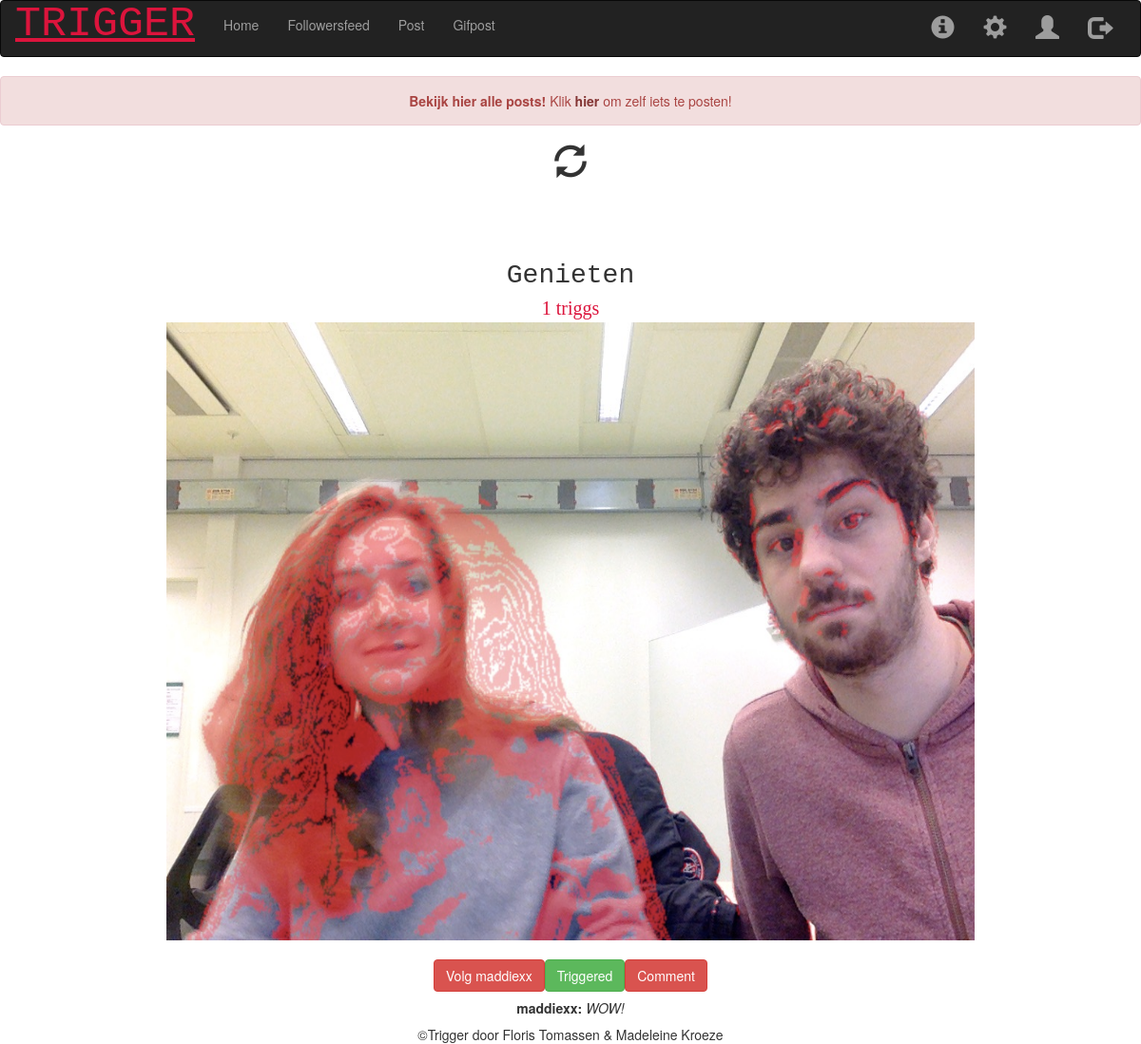
Screenshot of /profile (signed in) with the database file from the repository.
### tables this page shows
CREATE TABLE 'gallery' ('photo_id' INTEGER PRIMARY KEY AUTOINCREMENT NOT NULL,'photo_description' TEXT, 'photo_user_id' INTEGER, 'photo_date' DATETIME DEFAULT CURRENT_TIMESTAMP, 'photo_name'  TEXT NOT NULL  );

CREATE TABLE 'users' ('id' INTEGER PRIMARY KEY AUTOINCREMENT NOT NULL, 'hash' TEXT NOT NULL, 'username' TEXT NOT NULL DEFAULT 'UNIQUE');

CREATE TABLE 'comments' ('user_id' INTEGER, 'photo_id' INTEGER,'photo_comment' TEXT);

### application.py (the view)
@app.route("/profile", methods=['GET', 'POST'])
@helpers.login_required
def profile():
    if request.method == "GET":
        user = helpers.current_user()
        uploads = helpers.profile_feed(user)
        volgend = helpers.volgend()
        getrigged = helpers.getrigged()
        if not uploads:
            return helpers.apology("Geen foto's beschikbaar.")
        return render_template("profile.html", user=user, uploads=uploads, volgend=volgend, getrigged=getrigged)
    else:
        return render_template("profile.html")

### helpers.py (called while the page is built)
def login_required(f):
    @wraps(f)
    def decorated_function(*args, **kwargs):
        if session.get("user_id") is None:
            return redirect("/login")
        return f(*args, **kwargs)
    return decorated_function

def getrigged():
    getrigged = db.execute("SELECT photo_id FROM triggers WHERE user_id = :user_id", user_id=session["user_id"])
    triggs = []
    for trig in getrigged:
        triggs.append(trig['photo_id'])
    return triggs

def volgend():
    volgend = db.execute("SELECT follower_id FROM volgen WHERE user_id = :user_id", user_id=session["user_id"])
    volgers = []
    for volg in volgend:
        volgers.append(volg['follower_id'])
    return volgers

def current_user():
    userpage = db.execute("SELECT photo_user_id FROM gallery WHERE photo_user_id = :user_id", user_id=session["user_id"])
    user = []
    for us in userpage:
        user.append(us['photo_user_id'])
    return user

def profile_feed(user):
   uploads = db.execute("SELECT gallery.photo_id,photo_description, photo_date, photo_name, username, photo_user_id FROM gallery \
           JOIN users ON photo_user_id = users.id WHERE photo_user_id IN (:user) ORDER BY photo_date DESC;", user=user);
   for up in uploads:
       trigs = db.execute("SELECT COUNT(*) AS 'trigs' FROM triggers WHERE photo_id = :photo_id LIMIT 1;",
                          photo_id=up['photo_id'])
       up['trigs'] = trigs[0]['trigs']
       comments = db.execute("SELECT username, photo_comment FROM comments JOIN users ON users.id = comments.user_id \
                             WHERE photo_id = :photo_id LIMIT 10", photo_id=up['photo_id'])
       up['comments'] = comments
   return uploads

### templates/profile.html (shortened to what this page needs)
{% extends "layout.html" %}
{% block main %}
<body data-spy="scroll" data-target=".navbar" data-offset="50">
    <center><p>
        <div class="alert alert-danger">
        <strong>Bekijk hier alle posts!</strong> Klik <a href="{{ url_for('upload') }}" class="alert-link">hier </a> om zelf iets te posten!
        </div>
        </p>
    <FORM>
    <span style="font-size: 35px" class="glyphicon glyphicon-refresh " onClick="history.go(0)" ></span>
    </FORM>
    </center>
    <br></br>
    {% for photo in uploads %}
        <div>
             <center>
            <br><br>
            {% if photo.photo_name.replace("'" , "")[:5] == 'https'  %}
                <div class="img-text" style="font-size: 20px; font-family: cursive; color:crimson">{{ photo.trigs }} triggs </div>
                <img src="{{ url_for('getgif', gifje=photo.photo_name.split('/')[4])   }}" width="500" height="500">
            {% else %}
                <div style="font-size: 28px; font-family: monospace;">  {{photo.photo_description }} </div>
                <div class="img-text" style="font-size: 20px; font-family: cursive; color:crimson">{{ photo.trigs }} triggs </div>
                <img src = "static/img/{{ photo.photo_name }}" width="850" height="650">
            {% endif %}
            <br> </br>
            <div class="btn-group" style='display: inline-flex'>
                {% if photo.photo_user_id in volgend %}
                <form action = "{{ url_for('follow') }}" method = "post" onsubmit="return value">
                <button name="follow"  class = "btn btn-success btn-block"  value="{{ photo.photo_user_id }}">Volgend {{photo.username}}</button>
                </form>
                {% else %}
                <form action = "{{ url_for('follow') }}" method = "post" onsubmit="return value">
                <button name="follow"  class = "btn btn-danger btn-block"  value="{{ photo.photo_user_id }}">Volg {{photo.username}}</button>
                </form>
                {% endif %}
                {% if photo.photo_id in getrigged %}
                <form action = "{{ url_for('trigg') }}" method = "post" onsubmit="return value">
                <button name="trigg" class = "btn btn-success btn-block" value = "{{ photo.photo_id }}">Triggered</button>
                </form>
                {% else %}
                <form action = "{{ url_for('trigg') }}" method = "post" onsubmit="return value">
                <button name="trigg" class = "btn btn-danger btn-block" value = "{{ photo.photo_id }}">Trig</button>
                </form>
                {% endif %}
                <form action = "{{ url_for('comment', picid = photo["photo_id"]) }}" method = "post" onsubmit="return value">
                <button name="comment" class = "btn btn-danger btn-block" value = "{{ photo.photo_id }}">Comment</button>
                </form>
        <br>
        </div>
        </center>
        <center>
        {% for comment in photo.comments %}
                        <h5><b>{{ comment.username }}:</b> <i>{{ comment.photo_comment }}</p></h5>
                {% endfor %}
        {% endfor %}
        </center>
        <center>
        ©Trigger door Floris Tomassen & Madeleine Kroeze
        </center>
</body>
{% endblock %}

### static/styles.css (style rules this page uses)
main img { max-width: 100%; }

### rows the page displays
gallery: photo_description "Genieten", trigs "1", photo_name (picture), {{ photo.photo_user_id }} 13 (drawn), username "maddiexx", {{ photo.photo_id }} 44 (drawn)
comments: username "maddiexx", photo_comment "WOW!"
